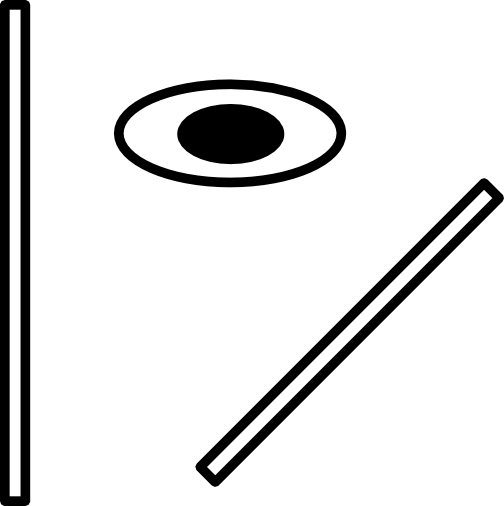
#> input picture Test/test.png, 504 x 506 px, found by its file name
$ jupyter execute --allow-errors Test-FWHM.ipynb   (shell and % lines are left out)   (Python 2 division)
#> lines starting #> are read from the running program, lines starting #| are printed output that depends on the picture
[cell 1]
from traits.api import Delegate, HasTraits, Instance, Int, Str

#> (a cell that did not finish here is left out)

#> (a cell that did not finish here is left out)

#> (a cell that did not finish here is left out)

#> (a cell that did not finish here is left out)

#> (a cell that did not finish here is left out)

[cell 7]
from PIL import Image, ImageDraw
import matplotlib.pyplot as plt
import numpy as np


#directory = 'D://Users//D.Rudolf-Lvovsky//Denis//Juelich-2017//Data//PEEM_space_charge//'
#im = Image.open(directory + '003_BiTe_EUV_2-4kV_1500Hz_001.tif')
#
directory = 'D://Users//D.Rudolf-Lvovsky//Denis//Juelich-2017//Simulations//TraitsMatplotlibWidget//Test//'
im = Image.open(directory + 'test.png')
#> im is the input picture: PIL image 504x506 RGBA; mean R, G, B, A 225.5, 225.5, 225.5, 47.7


#draw = ImageDraw.Draw(im)
#draw.line((0, 0) + im.size, fill=128)
#draw.line((0, im.size[1], im.size[0], 0), fill=128)
#del draw

width = im.size[0]
#> width = 504
height = im.size[1]
#> height = 506
print width
#| 504
print height
#| 506

image = np.array(im.getdata())[:,0].reshape(height,width)
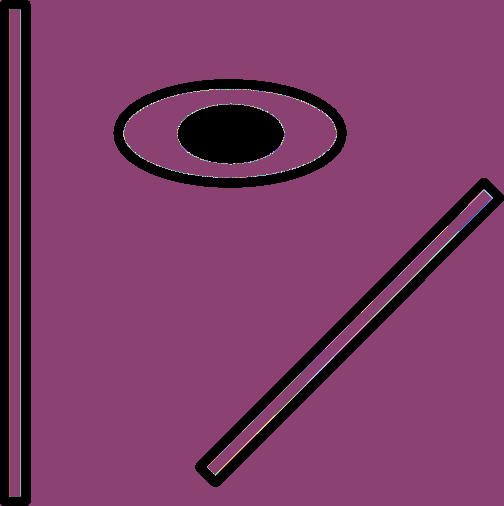
#> image: shape (506, 504) int64; 248 distinct labels, from 0 to 255; one colour per label, 0 black
plt.imshow(image)
#plt.pcolormesh(image)
plt.colorbar()
plt.show()
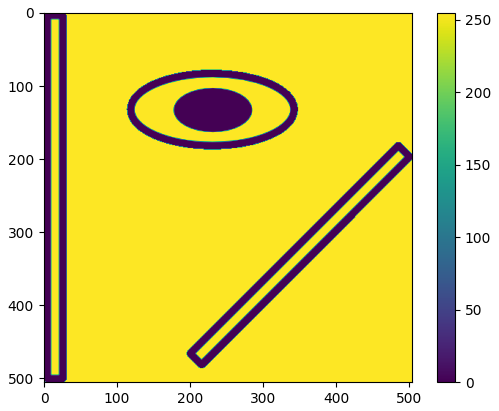
#> figure drawn by matplotlib, 2 panels

[cell 8]
# create the data points for the line
#x1,x2 = 290,410
#y1,y2 =290,300
x1,x2 = 120,500
y1,y2 =400,1
t = np.arange(0,1,1e-3)
x = x1+(x2-x1)*t
y = y1+(y2-y1)*t
#grid_x, grid_y = np.meshgrid(x,y)
#grid_x, grid_y = grid_x.T, grid_y.T

[cell 9]
# data points at which to interpolate
xx = [[i] for i in x]
yy = [[i] for i in y]
x_i = np.concatenate((yy,xx), axis = 1)
x_i.shape

[cell 10]
# calculate the distance vector
def get_dist_vec(points):
    x = []
    for i in range(0,len(points)):
        diff = points[i]-points[0]
        dist = np.sqrt(diff[0]**2 + diff[1]**2)
        x.append(dist)
    return x

[cell 11]
# make points of the image
list_y, list_x =range(1,height+1,1), range(1,width+1,1)
#> list_y = 506 values from 1 to 506; list_x = 504 values from 1 to 504
points = np.array([[i,j] for i in list_y for j in list_x])
points.shape
#> Out = (255024, 2)

[cell 12]
# values at points
values = image.flatten()

[cell 13]
import time
from scipy.interpolate import griddata
start = time.time()
image_interpolated = griddata(points, values, x_i, method='nearest')
#> image_interpolated = 1000 values from 255 to 255
end = time.time()
'The interpolation took {} s.'.format(end-start)

[cell 14]
x_vec = get_dist_vec(x_i)
plt.plot(x_vec,image_interpolated)
plt.show()

[cell 15]
plt.imshow(image)
plt.colorbar()
plt.plot(x,y)
plt.show()

Interpolation with RectBivariateSpline

[cell 16]
import time
from scipy.interpolate import RectBivariateSpline
start = time.time()
f = RectBivariateSpline(list_y,list_x,image)
#> (the rest of this cell did not finish here and is left out)

[cell 17]
length = image_interpolated.shape[0]
#> length = 1000
# get the diagonal
coord = range(0, length, 1)
#> coord = 1000 values from 0 to 999

#> (a cell that did not finish here is left out)

#> (a cell that did not finish here is left out)

Interpolation with interp2d

[cell 20]
from scipy import interpolate
start = time.time()
#> (the rest of this cell did not finish here and is left out)

[cell 21]
len_x = image_interpolated.shape[0]
#> len_x = 1000
#> (the rest of this cell did not finish here and is left out)

#> (a cell that did not finish here is left out)

#> (a cell that did not finish here is left out)

Generate test edge

[cell 24]
import numpy as np
import matplotlib.pyplot as plt

ones = np.ones(100)
slope = np.arange(0,1,0.2)
slope_rev = list(reversed(slope))
y = np.concatenate((0*ones,slope,ones,slope_rev,0*ones))
x_err = np.arange(0,np.shape(y)[0],1)

[cell 25]
sigma = 7e-2
y_err = np.random.normal(0,sigma,np.shape(y)[0])+y

[cell 26]
plt.plot(x_err,y_err, 'ob')
plt.show()
#> figure, not shown here; curve peaks at x = 144, y = 1.17

[cell 27]
# divide the data
length = len(x_err)
x_mid = int((x_err[length-1]+x_err[0])/2.0)
mid_index = list(x_err).index(x_mid)
print mid_index

[cell 28]
y_err_left = y_err[0:mid_index-1]
x_left = x_err[0:mid_index-1]
y_err_right = y_err[mid_index:length-1]
x_right = x_err[mid_index:length-1]

[cell 29]
# interpolate
from scipy import interpolate
f = interpolate.interp1d(y_err_left[99:150], x_left[99:150],kind='linear')
y_new = np.arange(0.1, 0.9, 1e-3)
plt.plot(f(y_new), y_new, linewidth = 5 )
plt.plot(x_left, y_err_left, 'or')
print f(0.5)
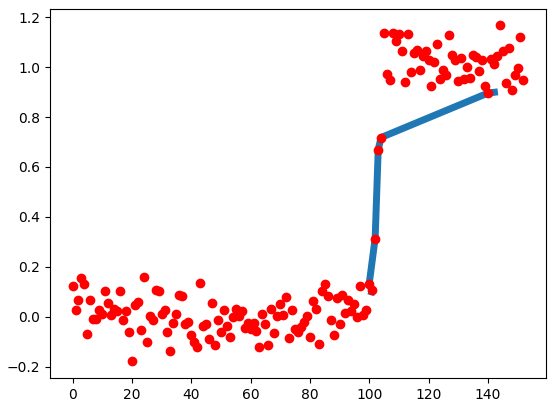
#> figure drawn by matplotlib, 1 panel; curve peaks at x = 144, y = 1.17

[cell 30]
# [6 lines of commented-out code are left out]

y_err_deriv = np.gradient(y_err, 1)
plt.plot(x_err,y_err_deriv, 'or')
#plt.plot(x, y_err, 'ob')
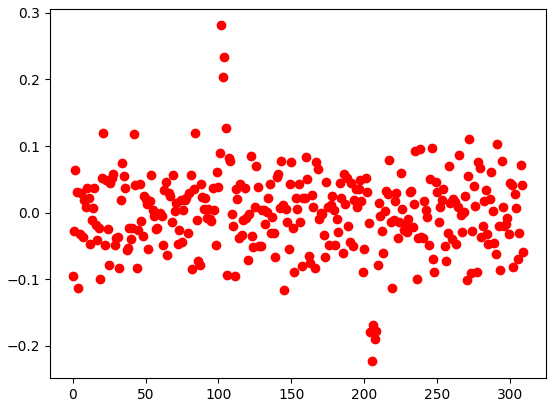
#> figure drawn by matplotlib, 1 panel; curve peaks at x = 102, y = 0.281

[cell 31]
plt.hist(y_err)
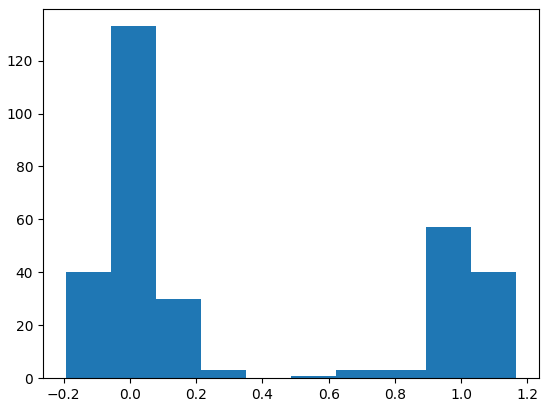
#> figure drawn by matplotlib, 1 panel; tallest bar 133 high, from x = -0.058 to 0.0781

Find cluster with KMeans

[cell 32]
from sklearn.cluster import KMeans

data = y_err.reshape(-1,1)
kmeans = KMeans(n_clusters = 2).fit(data)
labels = kmeans.labels_
print labels
print kmeans.cluster_centers_

[cell 33]
# label cluster in the same way
if labels[0]==1:
    labels =[0 if elem ==1 else 1 for elem in labels]

[cell 34]
cluster1_x, cluster1_y = [],[]
cluster2_x, cluster2_y = [],[]

for index, item in enumerate(labels):
    if item ==0:
        cluster1_x.append(x_err[index])
        cluster1_y.append(y_err[index])

    if item ==1:
        cluster2_x.append(x_err[index])
        cluster2_y.append(y_err[index])

[cell 35]
plt.plot(cluster1_x, cluster1_y, 'ob')
plt.plot(cluster2_x, cluster2_y, 'or')
plt.show()
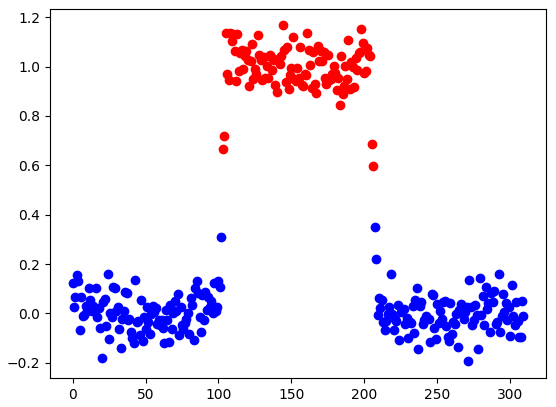
#> figure drawn by matplotlib, 1 panel; curve peaks at x = 207, y = 0.348; curve peaks at x = 144, y = 1.17

Removing data outliers

[cell 36]
def norm(data):
    data = np.array(data)
    print 'mean: {0}, std {1}'.format(data.mean(), data.std())
    return (data-data.mean())/data.std()

[cell 37]
# remove outlier
def get_outlier_index(cluster):
    ''' :param cluster: cluster values (y values)
        :return: index list of outliers
    '''
    index_list = []
    cluster_norm = norm(cluster)
    for index, item in enumerate(cluster_norm):
        # item in std
        if abs(item) > 1.5:
            index_list.append(index)
    return index_list

[cell 38]
def remove_outliers(cluster, index_list):
    '''
    :param cluster: list of x, list of y values
    :param index_list: indices of values to delete
    :return: cluster without outliers
    '''
    cluster_out = []
    for data in cluster:
        data_out = np.delete(data, index_list)
        cluster_out.append(data_out)
    return cluster_out

[cell 39]
def clean_data(cluster, num_it):
    '''
    :param cluster: list of x, list of y values
    :num_it: number of iterations
    :return: cleaned cluster with outliers removed
    '''
    for i in range(0,num_it):
        index_list = get_outlier_index(cluster[1])
        cluster_clean = remove_outliers(cluster, index_list)
        cluster = cluster_clean
    return cluster

[cell 40]
cluster1 = [cluster1_x, cluster1_y]
cluster2 = [cluster2_x, cluster2_y]
cluster = [cluster1, cluster2]
for elem in cluster:
    data = clean_data(elem, 2)
    if elem == cluster1:
        cluster1_clean_x = data[0]
        cluster1_clean_y = data[1]
    else:
        cluster2_clean_x = data[0]
        cluster2_clean_y = data[1]

[cell 41]
plt.plot(cluster1_clean_x, cluster1_clean_y, 'ob')
plt.plot(cluster2_clean_x, cluster2_clean_y, 'or')
plt.show()
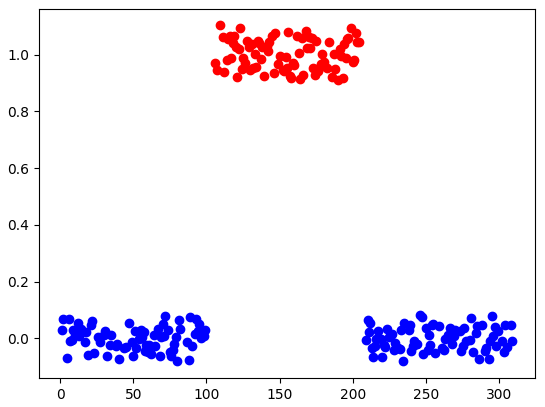
#> figure drawn by matplotlib, 1 panel; curve peaks at x = 246, y = 0.0807; curve peaks at x = 109, y = 1.1

[cell 42]
y_1 = cluster1_clean_y.mean()
y_2 = cluster2_clean_y.mean()
y_HW = np.abs(y_1-y_2)/2.0
y_HW

[cell 43]
# difference between x,y and x_err,y_err
y = np.concatenate((np.array(cluster1_clean_y),np.array(cluster2_clean_y)))
x = np.concatenate((np.array(cluster1_clean_x),np.array(cluster2_clean_x)))

set_y = set(y)
set_x = set(x)

diff_y = [value for value in y_err if value not in set_y]
diff_x = [value for value in x_err if value not in set_x]
plt.plot(diff_x,diff_y, 'or')
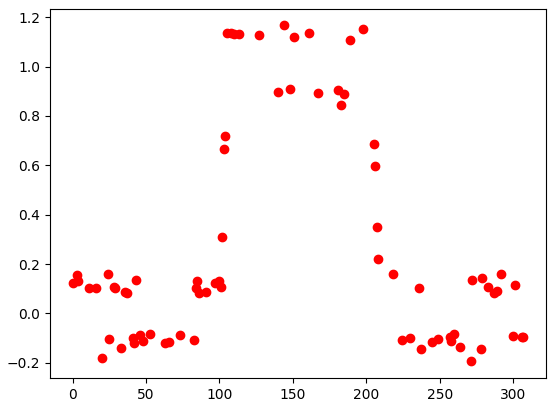
#> figure drawn by matplotlib, 1 panel; curve peaks at x = 144, y = 1.17

[cell 44]
from operator import itemgetter
def sort_and_split(x,y):
    """
    :param x: x values
    :param y: y values
    :return: sorted and splitted (by half) points, first left(x,y), then right(x,y)
    """
    x_y_sorted = sorted(zip(x,y), key = itemgetter(0))
    mid = int(len(x_y_sorted)/2.0)
    x_y_sorted_left = x_y_sorted[0:mid-1]
    x_y_sorted_right = x_y_sorted[mid:len(x_y_sorted)-1]
    return map(list,zip(*x_y_sorted_left)), map(list,zip(*x_y_sorted_right))

[cell 45]
# sort and split the points removed by remove_outliers
points = sort_and_split(diff_x,diff_y)
x_left = points[0][0]
y_left = points[0][1]
x_right = points[1][0]
y_right = points[1][1]

[cell 46]
# interpolate
from scipy import interpolate
f_left = interpolate.interp1d(y_left, x_left,kind='linear')
f_right = interpolate.interp1d(y_right, x_right,kind='linear')
y_new = np.arange(0.2, 0.8, 1e-3)
plt.plot(x_left, y_left, 'or')
plt.plot(x_right, y_right, 'ob')
plt.plot(f_left(y_new), y_new, linewidth = 5, color = 'black')
plt.plot(f_right(y_new), y_new, linewidth = 5, color = 'black')
print f_left(y_HW), f_right(y_HW)
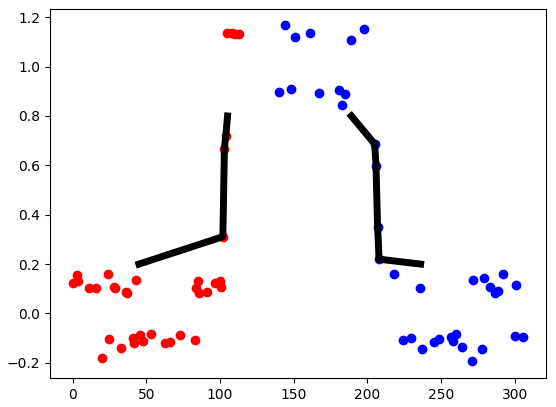
#> figure drawn by matplotlib, 1 panel; curve peaks at x = 105, y = 1.14; curve peaks at x = 144, y = 1.17; curve peaks at x = 105.2, y = 0.8

1. Take the mean of cluster 1 and 2 as y_min and y_max. The values for the half maximum is y_HM = (y_max-y_min)/2.
2. Bottom line: Take the index of the x value of the cleaned cluster 1 where the gap is. The x and y values in between can be used for interpolation. Top line: Take the index of the smalles and the largest x value.
3. Interpolate x =f(y) and calculate f(y_HM) for both sides.

Fitting

[cell 47]
from scipy.optimize import curve_fit
from scipy.special import erf
import numpy as np

def func(x,a,sigma, x_0):
    return a*erf((x-x_0)/sigma*1/np.sqrt(2))

[cell 48]
x = np.arange(-10,10,0.1)
y = func(x,10,2.5,2)+np.random.normal(0,0.5, x.shape[0])

[cell 49]
param = curve_fit(func,x,y)[0]
curve_fit(func,x,y)[1]

[cell 50]
plt.plot(x,y, 'or')
plt.plot(x,func(x,param[0], param[1], param[2]), '-b', linewidth = 2)
plt.show()
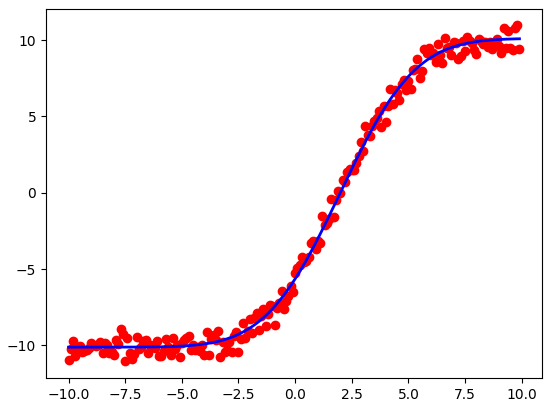
#> figure drawn by matplotlib, 1 panel; curve peaks at x = 9.8, y = 10.97; curve peaks at x = 9.9, y = 10.09
